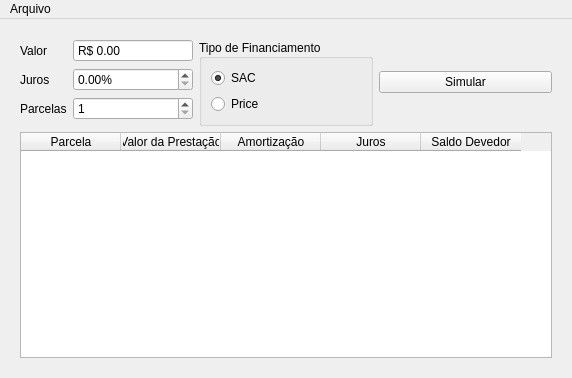
<?xml version="1.0" encoding="UTF-8"?>
<ui version="4.0">
 <class>MainWindow</class>
 <widget class="QMainWindow" name="MainWindow">
  <property name="geometry">
   <rect>
    <x>0</x>
    <y>0</y>
    <width>572</width>
    <height>378</height>
   </rect>
  </property>
  <property name="windowTitle">
   <string>Calculadora Financeira</string>
  </property>
  <property name="toolButtonStyle">
   <enum>Qt::ToolButtonIconOnly</enum>
  </property>
  <property name="animated">
   <bool>true</bool>
  </property>
  <property name="documentMode">
   <bool>false</bool>
  </property>
  <property name="tabShape">
   <enum>QTabWidget::Rounded</enum>
  </property>
  <property name="dockNestingEnabled">
   <bool>false</bool>
  </property>
  <property name="unifiedTitleAndToolBarOnMac">
   <bool>true</bool>
  </property>
  <widget class="QWidget" name="centralwidget">
   <layout class="QGridLayout" name="gridLayout_2">
    <property name="leftMargin">
     <number>20</number>
    </property>
    <property name="topMargin">
     <number>20</number>
    </property>
    <property name="rightMargin">
     <number>20</number>
    </property>
    <property name="bottomMargin">
     <number>20</number>
    </property>
    <item row="2" column="0">
     <widget class="QTableWidget" name="tabela">
      <property name="columnCount">
       <number>5</number>
      </property>
      <attribute name="horizontalHeaderCascadingSectionResizes">
       <bool>false</bool>
      </attribute>
      <attribute name="horizontalHeaderMinimumSectionSize">
       <number>25</number>
      </attribute>
      <attribute name="verticalHeaderVisible">
       <bool>false</bool>
      </attribute>
      <column>
       <property name="text">
        <string>Parcela</string>
       </property>
      </column>
      <column>
       <property name="text">
        <string>Valor da Prestação</string>
       </property>
      </column>
      <column>
       <property name="text">
        <string>Amortização</string>
       </property>
      </column>
      <column>
       <property name="text">
        <string>Juros</string>
       </property>
      </column>
      <column>
       <property name="text">
        <string>Saldo Devedor</string>
       </property>
      </column>
     </widget>
    </item>
    <item row="0" column="0">
     <layout class="QGridLayout" name="gridLayout">
      <item row="0" column="2">
       <widget class="QGroupBox" name="groupBox">
        <property name="enabled">
         <bool>true</bool>
        </property>
        <property name="sizePolicy">
         <sizepolicy hsizetype="Preferred" vsizetype="Preferred">
          <horstretch>0</horstretch>
          <verstretch>0</verstretch>
         </sizepolicy>
        </property>
        <property name="layoutDirection">
         <enum>Qt::LeftToRight</enum>
        </property>
        <property name="autoFillBackground">
         <bool>false</bool>
        </property>
        <property name="title">
         <string>Tipo de Financiamento</string>
        </property>
        <property name="alignment">
         <set>Qt::AlignLeading|Qt::AlignLeft|Qt::AlignVCenter</set>
        </property>
        <property name="flat">
         <bool>false</bool>
        </property>
        <property name="checkable">
         <bool>false</bool>
        </property>
        <layout class="QGridLayout" name="gridLayout_3">
         <item row="0" column="0">
          <layout class="QVBoxLayout" name="verticalLayout" stretch="0,0">
           <item>
            <widget class="QRadioButton" name="sac">
             <property name="text">
              <string>SAC</string>
             </property>
             <property name="checked">
              <bool>true</bool>
             </property>
            </widget>
           </item>
           <item>
            <widget class="QRadioButton" name="price">
             <property name="text">
              <string>Price</string>
             </property>
             <property name="checked">
              <bool>false</bool>
             </property>
            </widget>
           </item>
          </layout>
         </item>
        </layout>
       </widget>
      </item>
      <item row="0" column="3">
       <widget class="QPushButton" name="simular">
        <property name="text">
         <string>Simular</string>
        </property>
       </widget>
      </item>
      <item row="0" column="1">
       <layout class="QFormLayout" name="formLayout">
        <item row="1" column="0">
         <widget class="QLabel" name="label_2">
          <property name="text">
           <string>Juros</string>
          </property>
         </widget>
        </item>
        <item row="1" column="1">
         <widget class="QDoubleSpinBox" name="taxa">
          <property name="sizePolicy">
           <sizepolicy hsizetype="Preferred" vsizetype="Fixed">
            <horstretch>0</horstretch>
            <verstretch>0</verstretch>
           </sizepolicy>
          </property>
          <property name="suffix">
           <string>%</string>
          </property>
         </widget>
        </item>
        <item row="0" column="0">
         <widget class="QLabel" name="label">
          <property name="text">
           <string>Valor</string>
          </property>
         </widget>
        </item>
        <item row="0" column="1">
         <widget class="QDoubleSpinBox" name="valor">
          <property name="sizePolicy">
           <sizepolicy hsizetype="Minimum" vsizetype="Fixed">
            <horstretch>0</horstretch>
            <verstretch>0</verstretch>
           </sizepolicy>
          </property>
          <property name="wrapping">
           <bool>false</bool>
          </property>
          <property name="frame">
           <bool>true</bool>
          </property>
          <property name="buttonSymbols">
           <enum>QAbstractSpinBox::NoButtons</enum>
          </property>
          <property name="showGroupSeparator" stdset="0">
           <bool>true</bool>
          </property>
          <property name="prefix">
           <string>R$ </string>
          </property>
          <property name="maximum">
           <double>999999999.990000009536743</double>
          </property>
          <property name="singleStep">
           <double>100.000000000000000</double>
          </property>
         </widget>
        </item>
        <item row="2" column="0">
         <widget class="QLabel" name="label_3">
          <property name="text">
           <string>Parcelas</string>
          </property>
         </widget>
        </item>
        <item row="2" column="1">
         <widget class="QSpinBox" name="parcelas">
          <property name="minimum">
           <number>1</number>
          </property>
          <property name="maximum">
           <number>9999</number>
          </property>
          <property name="value">
           <number>1</number>
          </property>
         </widget>
        </item>
       </layout>
      </item>
     </layout>
    </item>
   </layout>
  </widget>
  <widget class="QMenuBar" name="menubar">
   <property name="geometry">
    <rect>
     <x>0</x>
     <y>0</y>
     <width>572</width>
     <height>22</height>
    </rect>
   </property>
   <widget class="QMenu" name="menuArquivo">
    <property name="title">
     <string>Arquivo</string>
    </property>
    <addaction name="actionExportar"/>
    <addaction name="actionImprimir"/>
    <addaction name="actionSair"/>
   </widget>
   <addaction name="menuArquivo"/>
  </widget>
  <action name="actionExportar">
   <property name="text">
    <string>Exportar</string>
   </property>
  </action>
  <action name="actionImprimir">
   <property name="text">
    <string>Imprimir</string>
   </property>
  </action>
  <action name="actionSair">
   <property name="text">
    <string>Sair</string>
   </property>
  </action>
 </widget>
 <tabstops>
  <tabstop>valor</tabstop>
  <tabstop>taxa</tabstop>
  <tabstop>parcelas</tabstop>
  <tabstop>simular</tabstop>
  <tabstop>tabela</tabstop>
  <tabstop>price</tabstop>
  <tabstop>sac</tabstop>
 </tabstops>
 <resources/>
 <connections/>
</ui>
